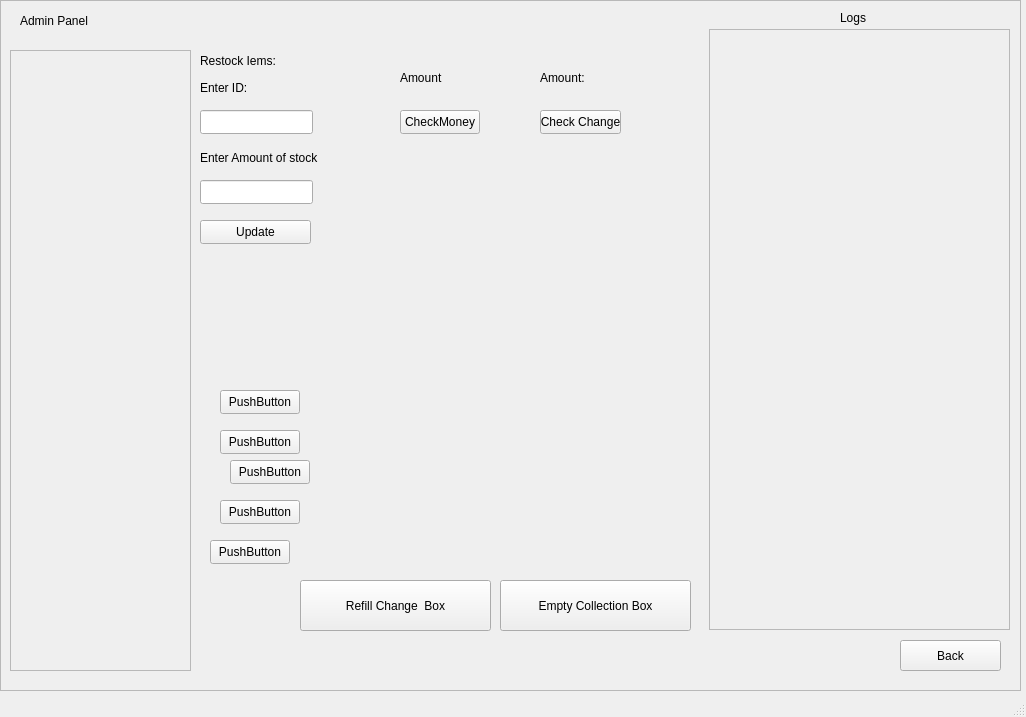
<?xml version="1.0" encoding="UTF-8"?>
<ui version="4.0">
 <class>AdminPanel</class>
 <widget class="QMainWindow" name="AdminPanel">
  <property name="geometry">
   <rect>
    <x>0</x>
    <y>0</y>
    <width>1026</width>
    <height>717</height>
   </rect>
  </property>
  <property name="windowTitle">
   <string>MainWindow</string>
  </property>
  <widget class="QWidget" name="centralwidget">
   <widget class="QFrame" name="frame">
    <property name="geometry">
     <rect>
      <x>0</x>
      <y>0</y>
      <width>1021</width>
      <height>691</height>
     </rect>
    </property>
    <property name="frameShape">
     <enum>QFrame::Shape::StyledPanel</enum>
    </property>
    <property name="frameShadow">
     <enum>QFrame::Shadow::Raised</enum>
    </property>
    <widget class="QLabel" name="label">
     <property name="geometry">
      <rect>
       <x>20</x>
       <y>0</y>
       <width>71</width>
       <height>41</height>
      </rect>
     </property>
     <property name="text">
      <string>Admin Panel</string>
     </property>
    </widget>
    <widget class="QPushButton" name="Back">
     <property name="geometry">
      <rect>
       <x>900</x>
       <y>640</y>
       <width>101</width>
       <height>31</height>
      </rect>
     </property>
     <property name="text">
      <string>Back</string>
     </property>
    </widget>
    <widget class="QLabel" name="label_2">
     <property name="geometry">
      <rect>
       <x>840</x>
       <y>10</y>
       <width>49</width>
       <height>16</height>
      </rect>
     </property>
     <property name="text">
      <string>Logs</string>
     </property>
    </widget>
    <widget class="QScrollArea" name="LogsArea">
     <property name="geometry">
      <rect>
       <x>709</x>
       <y>29</y>
       <width>301</width>
       <height>601</height>
      </rect>
     </property>
     <property name="widgetResizable">
      <bool>true</bool>
     </property>
     <widget class="QWidget" name="scrollAreaWidgetContents">
      <property name="geometry">
       <rect>
        <x>0</x>
        <y>0</y>
        <width>299</width>
        <height>599</height>
       </rect>
      </property>
     </widget>
    </widget>
    <widget class="QScrollArea" name="ItemArea">
     <property name="geometry">
      <rect>
       <x>10</x>
       <y>50</y>
       <width>181</width>
       <height>621</height>
      </rect>
     </property>
     <property name="widgetResizable">
      <bool>true</bool>
     </property>
     <widget class="QWidget" name="scrollAreaWidgetContents_2">
      <property name="geometry">
       <rect>
        <x>0</x>
        <y>0</y>
        <width>179</width>
        <height>619</height>
       </rect>
      </property>
     </widget>
    </widget>
    <widget class="QLabel" name="restockText">
     <property name="geometry">
      <rect>
       <x>200</x>
       <y>40</y>
       <width>121</width>
       <height>41</height>
      </rect>
     </property>
     <property name="text">
      <string>Restock Iems: </string>
     </property>
    </widget>
    <widget class="QLineEdit" name="ID_Entry">
     <property name="geometry">
      <rect>
       <x>200</x>
       <y>110</y>
       <width>113</width>
       <height>24</height>
      </rect>
     </property>
    </widget>
    <widget class="QLabel" name="label_4">
     <property name="geometry">
      <rect>
       <x>200</x>
       <y>80</y>
       <width>49</width>
       <height>16</height>
      </rect>
     </property>
     <property name="text">
      <string>Enter ID: </string>
     </property>
    </widget>
    <widget class="QLabel" name="label_5">
     <property name="geometry">
      <rect>
       <x>200</x>
       <y>150</y>
       <width>121</width>
       <height>16</height>
      </rect>
     </property>
     <property name="text">
      <string>Enter Amount of stock</string>
     </property>
    </widget>
    <widget class="QLineEdit" name="Amount_Entry">
     <property name="geometry">
      <rect>
       <x>200</x>
       <y>180</y>
       <width>113</width>
       <height>24</height>
      </rect>
     </property>
    </widget>
    <widget class="QPushButton" name="updateStock">
     <property name="geometry">
      <rect>
       <x>200</x>
       <y>220</y>
       <width>111</width>
       <height>24</height>
      </rect>
     </property>
     <property name="text">
      <string>Update</string>
     </property>
    </widget>
    <widget class="QLabel" name="label_6">
     <property name="geometry">
      <rect>
       <x>400</x>
       <y>70</y>
       <width>91</width>
       <height>16</height>
      </rect>
     </property>
     <property name="text">
      <string>Amount</string>
     </property>
    </widget>
    <widget class="QLabel" name="label_7">
     <property name="geometry">
      <rect>
       <x>540</x>
       <y>70</y>
       <width>141</width>
       <height>16</height>
      </rect>
     </property>
     <property name="text">
      <string>Amount: </string>
     </property>
    </widget>
    <widget class="QPushButton" name="pushButton_2">
     <property name="geometry">
      <rect>
       <x>400</x>
       <y>110</y>
       <width>80</width>
       <height>24</height>
      </rect>
     </property>
     <property name="text">
      <string>CheckMoney</string>
     </property>
    </widget>
    <widget class="QPushButton" name="pushButton_3">
     <property name="geometry">
      <rect>
       <x>540</x>
       <y>110</y>
       <width>81</width>
       <height>24</height>
      </rect>
     </property>
     <property name="text">
      <string>Check Change</string>
     </property>
    </widget>
    <widget class="QPushButton" name="pushButton_4">
     <property name="geometry">
      <rect>
       <x>220</x>
       <y>390</y>
       <width>80</width>
       <height>24</height>
      </rect>
     </property>
     <property name="text">
      <string>PushButton</string>
     </property>
    </widget>
    <widget class="QPushButton" name="pushButton_5">
     <property name="geometry">
      <rect>
       <x>220</x>
       <y>430</y>
       <width>80</width>
       <height>24</height>
      </rect>
     </property>
     <property name="text">
      <string>PushButton</string>
     </property>
    </widget>
    <widget class="QPushButton" name="pushButton_6">
     <property name="geometry">
      <rect>
       <x>220</x>
       <y>500</y>
       <width>80</width>
       <height>24</height>
      </rect>
     </property>
     <property name="text">
      <string>PushButton</string>
     </property>
    </widget>
    <widget class="QPushButton" name="pushButton_7">
     <property name="geometry">
      <rect>
       <x>210</x>
       <y>540</y>
       <width>80</width>
       <height>24</height>
      </rect>
     </property>
     <property name="text">
      <string>PushButton</string>
     </property>
    </widget>
    <widget class="QPushButton" name="pushButton_8">
     <property name="geometry">
      <rect>
       <x>230</x>
       <y>460</y>
       <width>80</width>
       <height>24</height>
      </rect>
     </property>
     <property name="text">
      <string>PushButton</string>
     </property>
    </widget>
    <widget class="QPushButton" name="pushButton_9">
     <property name="geometry">
      <rect>
       <x>500</x>
       <y>580</y>
       <width>191</width>
       <height>51</height>
      </rect>
     </property>
     <property name="text">
      <string>Empty Collection Box</string>
     </property>
    </widget>
    <widget class="QPushButton" name="pushButton_10">
     <property name="geometry">
      <rect>
       <x>300</x>
       <y>580</y>
       <width>191</width>
       <height>51</height>
      </rect>
     </property>
     <property name="text">
      <string>Refill Change  Box</string>
     </property>
    </widget>
   </widget>
  </widget>
  <widget class="QStatusBar" name="statusbar"/>
 </widget>
 <resources/>
 <connections/>
</ui>
